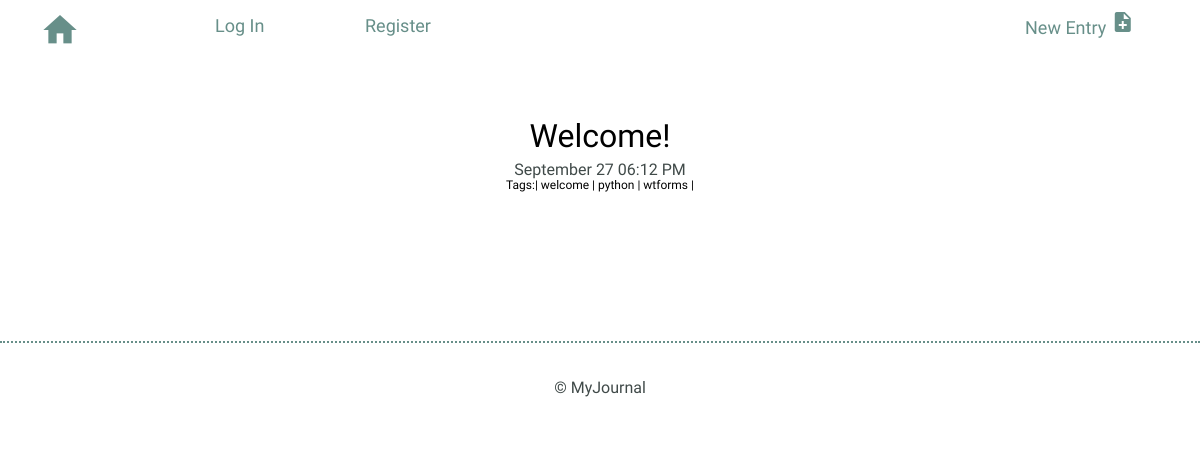
Screenshot of /entries/python/tag with the database file from the repository.
### models.py (models this page shows)
class BaseModel(Model):
    class Meta:
        database = DATABASE

class Entry(BaseModel):
    title = CharField(max_length=100)
    date = DateTimeField(default=datetime.datetime.now)
    time_spent = IntegerField(default=0)
    learned = TextField(null=False)
    remember = TextField(default=" ")

class Tags(BaseModel):
    tag = CharField(unique=True)

### app.py (the view)
@app.route("/entries/<tag>/tag")
def tag(tag):
    query = (models.Entry
                .select()
                .join(models.EntryTags)
                .join(models.Tags)
                .where(models.Tags.tag == tag)
    )
    return render_template("tag.html", models=models, id=query)

### templates/tag.html
{% extends "layout.html" %}
{% block content %}
<section>
    <div class="container">
        <div class="entry-list">
                {% for entry in id %}
                <article>
                    <h2><a href="{{ url_for('detail', id=entry.id) }}">{{ entry.title }}</a></h2>
                    <time>{{ entry.date.strftime('%B %d %I:%M %p') }}</time>
                    <div class="small">Tags:|
                        {% set tags = (models.Tags
                            .select()
                            .join(models.EntryTags)
                            .join(models.Entry)
                            .where(models.Entry.id == entry.id)
                            .order_by(models.Tags.id)
                            ) %}
                        {% for tag in tags: %}
                            <a class="small" style="text-decoration:none;" href="{{ url_for('tag', tag=tag.tag) }}">{{ tag.tag }} |</a>
                        {% endfor %}
                    </div>
                </article>
                {% endfor %}
        </div>
    </div>
</section>
{% endblock %}

### static/css/site.css (style rules this page uses)
body { font-size: 16px; color: #404a49; font-family: 'Cousine', serif; font-weight: 400; margin: 0; padding: 0; }
.container { margin: 0 auto; padding: 0; }
h1, h2, h3 { margin: 0; font-weight: 400; line-height: 1em; color: #000; }
h2 { font-size: 32px; }
h2 a { text-decoration: none; color: #000; }
.small { margin: 0; font-weight: 200; line-height: 1em; font-size: 12px; color: #000; }
.entry-list, .edit-entry, .new-entry { max-width: 800px; margin: 0 auto; padding: 70px 0 150px 0; }
.entry-list article { margin-bottom: 70px; text-align: center; }
.entry-list article:last-child { margin-bottom: 0; }
.entry-list article h2 { margin-bottom: 8px; }

### rows the page displays
Entry: title "Welcome!", date "September 27 06:12 PM"
Tags: tag "welcome"
Tags: tag "python"
Tags: tag "wtforms"
